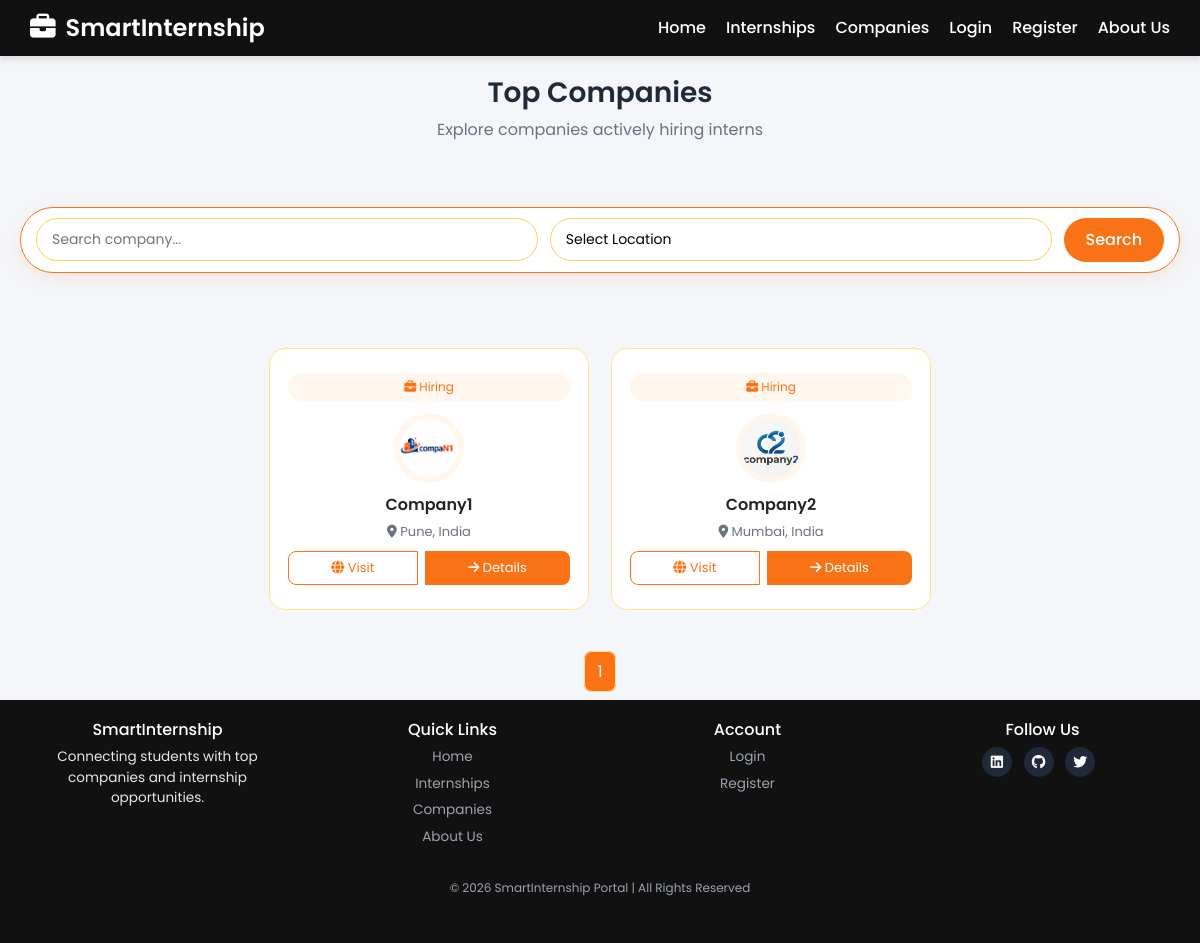
/companies, run on an earlier commit of the app's database.
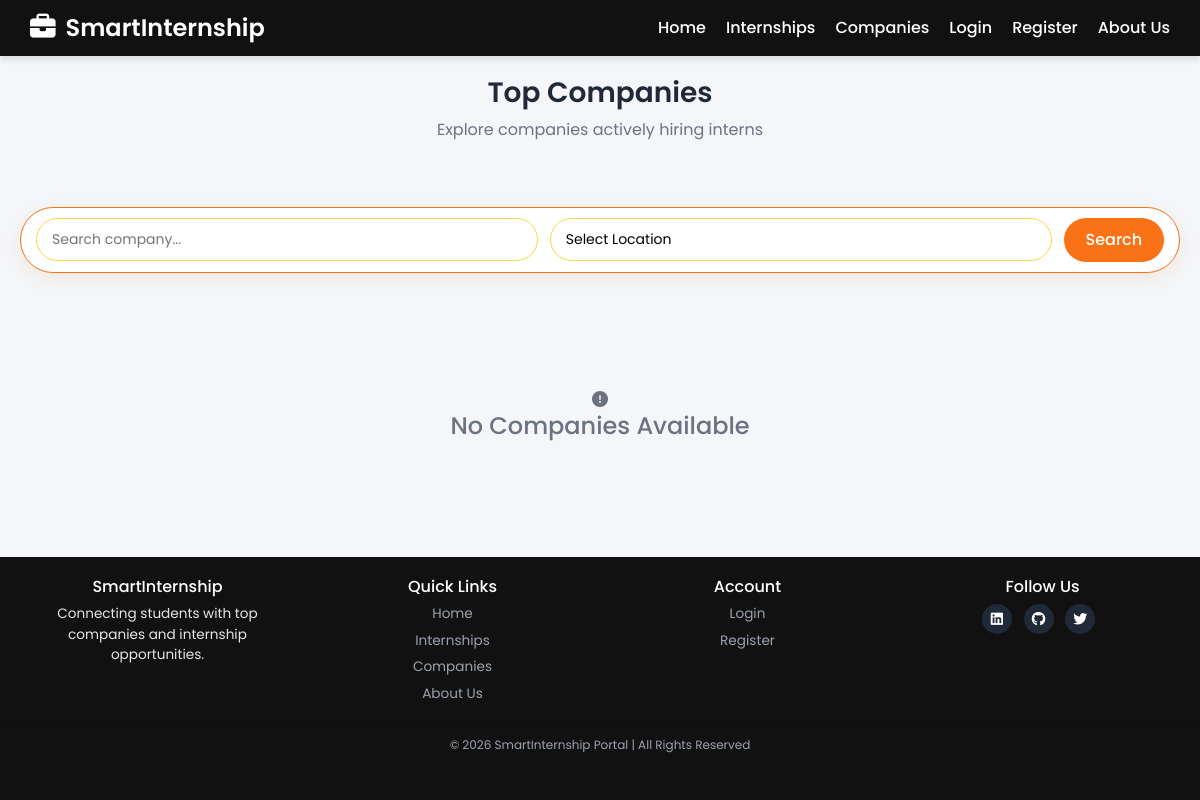
And on a later commit of the database.
### app/models/company.py (models this page shows, shortened)
class Company(db.Model):
    __tablename__ = "companies"
    id = db.Column(db.Integer, primary_key=True)
    user_id = db.Column(db.Integer, db.ForeignKey('users.id'))
    company_name = db.Column(db.String(200), nullable=False)
    website = db.Column(db.String(200))
    location = db.Column(db.String(200))
    description = db.Column(db.Text)
    logo = db.Column(db.String(200))  # company logo filename
    is_profile_complete = db.Column(db.Boolean, default=False)
    internships = db.relationship("Internship", backref="company", lazy=True)

### app/routes/main_routes.py (the view)
@main.route("/companies")
def companies():
    page = request.args.get("page", 1, type=int)
    per_page = 6
    search = request.args.get("search", "", type=str)
    location = request.args.get("location", "", type=str)
    query = Company.query.filter(Company.company_name.isnot(None))  # only complete profiles
    if search:
        query = query.filter(Company.company_name.ilike(f"%{search}%"))
    if location:
        query = query.filter(Company.location == location)
    companies_paginated = query.paginate(page=page, per_page=per_page, error_out=False)
    return render_template(
        "companies.html",
        companies=companies_paginated,
        search=search,
        location=location
    )

### run.py (called while the page is built)
@app.after_request
def add_header(response):
    response.cache_control.no_store = True
    response.cache_control.no_cache = True
    response.cache_control.must_revalidate = True
    response.headers["Pragma"] = "no-cache"
    response.headers["Expires"] = "0"
    return response

### app/templates/companies.html (shortened to what this page needs)
{% extends "base.html" %}
{% block content %}
<link rel="stylesheet" href="{{ url_for('static', filename='css/companies.css') }}">
<link rel="stylesheet" href="https://cdnjs.cloudflare.com/ajax/libs/font-awesome/6.5.1/css/all.min.css">
<div class="container text-center">
    <h2 class="page-title">Top Companies</h2>
    <p class="subtitle">Explore companies actively hiring interns</p>
</div>
<div class="container">
  <form class="search-bar" method="get" action="{{ url_for('main.companies') }}">
    <input
        type="text"
        name="search"
        id="searchInput"
        value="{{ search }}"
        placeholder="Search company..."
    >
    <select name="location" id="locationFilter">
        <option value="">Select Location</option>
    </select>
    <button type="submit" class="search-btn">Search</button>
  </form>
</div>
<div class="container">
    {% if companies.items %}
    <div class="company-grid" id="companyContainer">
        {% for company in companies.items %}
        <div class="company-item"
             data-name="{{ company.company_name | lower }}"
             data-location="{{ company.location }}">
            <div class="company-card">
                <div class="company-badge">
                    <i class="fa-solid fa-briefcase"></i> Hiring
                </div>
                <img src="{{ url_for('static', filename='uploads/logos/' + (company.logo or 'default.png')) }}"
                     class="company-logo">
                <h5 class="company-name">{{ company.company_name }}</h5>
                <p class="company-location">
                    <i class="fa-solid fa-location-dot"></i> {{ company.location }}
                </p>
                <div class="btn-group">
                    <a href="{{ company.website }}" target="_blank" class="btn visit-btn outline">
                        <i class="fa-solid fa-globe"></i> Visit
                    </a>
                    <a href="/company/{{ company.id }}" class="btn visit-btn primary">
                        <i class="fa-solid fa-arrow-right"></i> Details
                    </a>
                </div>
            </div>
        </div>
        {% endfor %}
    </div>
    {% else %}
    <div class="empty-state">
        <i class="fa-solid fa-circle-exclamation"></i>
        <h4>No Companies Available</h4>
    </div>
    {% endif %}
</div>
<div class="pagination-container">
    <ul class="pagination">
        {% for p in companies.iter_pages(left_edge=1, right_edge=1, left_current=2, right_current=2) %}
            {% if p %}
                <li class="{% if p == companies.page %}active{% endif %}">
                    <a href="?page={{ p }}">{{ p }}</a>
                </li>
            {% else %}
                <li class="disabled">…</li>
            {% endif %}
        {% endfor %}
    </ul>
</div>
{% endblock %}

What changed in the data, as far as the page shows it:
removed Company: logo (picture), company_name "Company1", location "Pune, India"
removed Company: logo (picture), company_name "Company2", location "Mumbai, India"
Also different on the page:
text now shown: "No Companies Available"
list line gone: "1"
